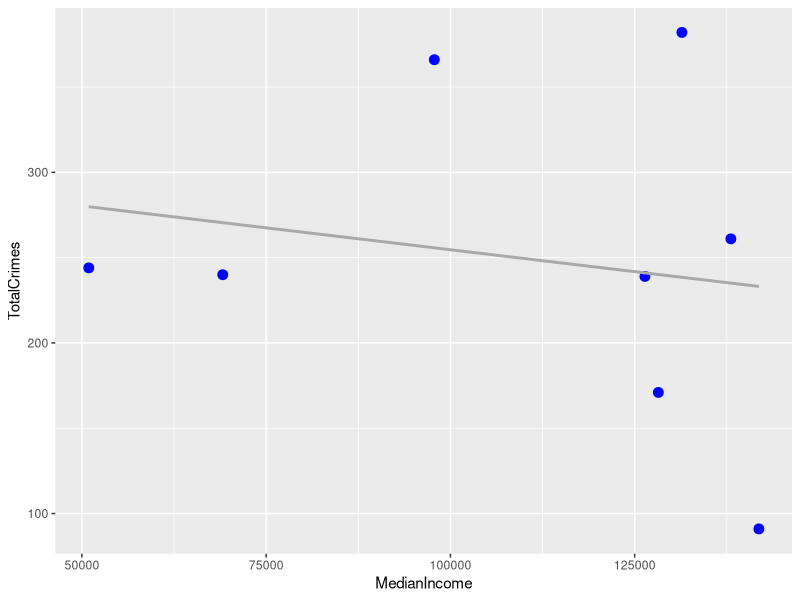
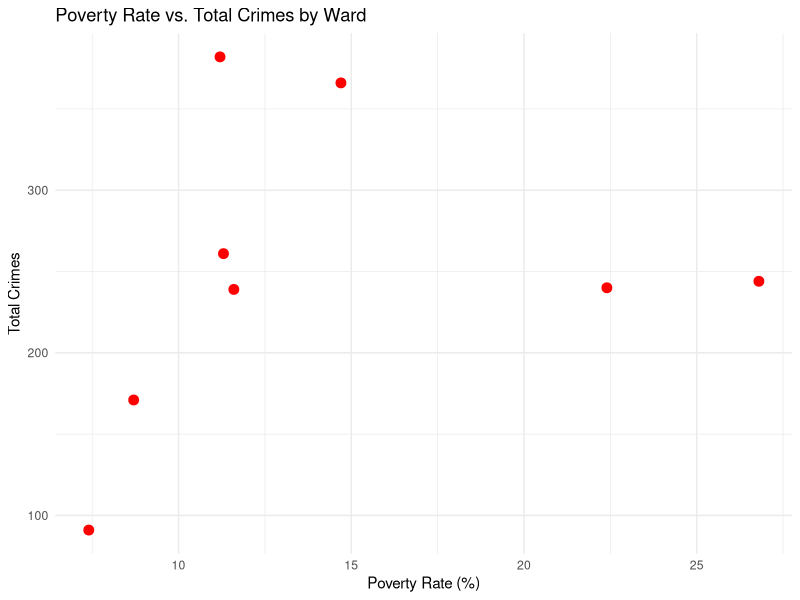
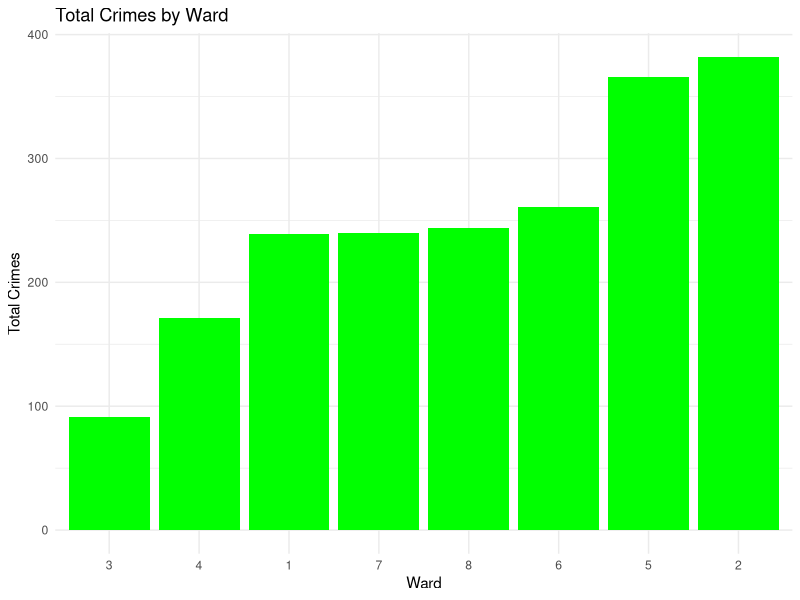
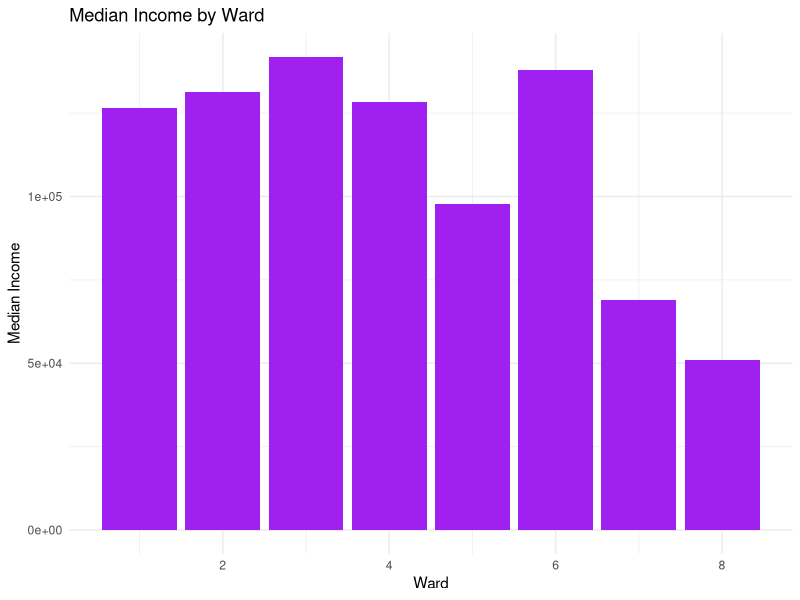

The R source for these figures, in order:
## ---- chunk 1
library(tidyverse)
library(ggplot2)
## ---- chunk 2
# Load Economic Data
economic_data <- read_csv("Economic Characteristics of DC Wards.csv") %>%
  select(
    Ward = Name,
    MedianIncome = `INCOME AND BENEFITS (IN 2022 INFLATION-ADJUSTED DOLLARS):  Total households:  Median household income (dollars)`,
    PovertyRate = `PERCENTAGE WHOSE INCOME IN THE PAST 12 MONTHS IS BELOW THE POVERTY LEVEL:  All people`,
    UnemploymentRate = `EMPLOYMENT STATUS:  Civilian labor force:  Unemployment Rate`
  ) %>%
  mutate(Ward = str_extract(Ward, "Ward \\d"))  # Ensure consistent formatting

# Display the first few rows
head(economic_data)
## ---- chunk 3
crime_data <- read_csv("Crime_Incidents_in_the_Last_30_Days.csv")

# Aggregate Crime Data by Ward 
aggregated_crime <- crime_data %>%
  group_by(WARD) %>%
  summarize(TotalCrimes = n()) %>%
  ungroup()

# Display the aggregated data
head(aggregated_crime)

## ---- chunk 4
economic_data_cleaned <- economic_data %>%
  mutate(Ward = str_extract(Ward, "\\d+"))

# View the cleaned data 
print(economic_data_cleaned)

## ---- chunk 5

# Convert Ward in economic_data_cleaned to numeric 
economic_data_cleaned <- economic_data_cleaned %>%
  mutate(Ward = as.numeric(Ward))

# Merge the datasets
merged_data <- economic_data_cleaned %>%
  inner_join(aggregated_crime, by = c("Ward" = "WARD"))

## ---- chunk 6
# View the merged data
print(merged_data)
## ---- chunk 7
# Plot 1: Median Household Income vs. Total Crimes 
ggplot(merged_data, aes(x = MedianIncome, y = TotalCrimes)) + 
  geom_point(color = "blue", size = 3) + 
  geom_smooth(method = "lm", se = FALSE, color = "darkgray")
  labs(title = "Median Household Income vs. Total Crimes by Ward",
       x = "Median Household Income ($)",
       y = "Total Crimes") + 
  theme_minimal()
## ---- chunk 8
#Plot 2: Poverty Rate vs. Total Crimes
ggplot(merged_data, aes(x = PovertyRate, y = TotalCrimes)) +
  geom_point(color = "red", size = 3)+
  labs(title = "Poverty Rate vs. Total Crimes by Ward",
       x = "Poverty Rate (%)",
       y = "Total Crimes") +
  theme_minimal()
## ---- chunk 9
ggplot(merged_data, aes(x = reorder(Ward, TotalCrimes), y = TotalCrimes)) +
  geom_bar(stat = "identity", fill = "green") +
  labs(title = "Total Crimes by Ward",
       x = "Ward",
       y = "Total Crimes") + 
  theme_minimal()
  

## ---- chunk 10
ggplot(merged_data, aes(x = Ward, y = MedianIncome)) +
  geom_bar(stat = "identity", fill = "purple") +
  labs(
    title = "Median Income by Ward", 
    x = "Ward",
    y = "Median Income"
  ) + 
  theme_minimal() +
  theme(legend.position = "none")
## ---- chunk 11
